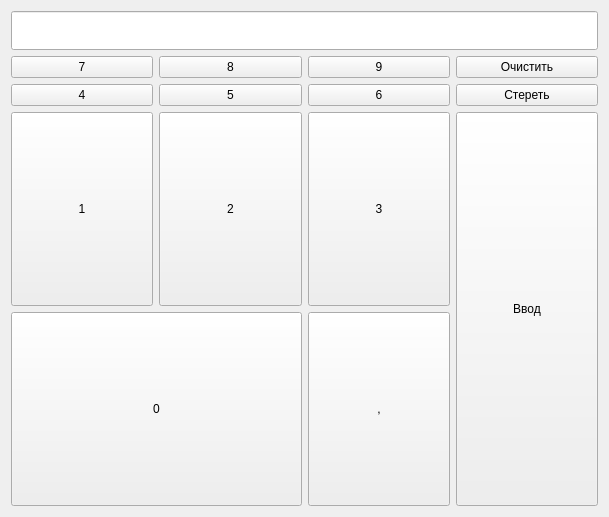
<?xml version="1.0" encoding="UTF-8"?>
<ui version="4.0">
 <class>priceInput</class>
 <widget class="QWidget" name="priceInput">
  <property name="geometry">
   <rect>
    <x>0</x>
    <y>0</y>
    <width>609</width>
    <height>517</height>
   </rect>
  </property>
  <property name="windowTitle">
   <string>Form</string>
  </property>
  <layout class="QGridLayout" name="gridLayout">
   <item row="1" column="0">
    <widget class="QPushButton" name="seven">
     <property name="sizePolicy">
      <sizepolicy hsizetype="Minimum" vsizetype="Minimum">
       <horstretch>0</horstretch>
       <verstretch>0</verstretch>
      </sizepolicy>
     </property>
     <property name="focusPolicy">
      <enum>Qt::NoFocus</enum>
     </property>
     <property name="styleSheet">
      <string notr="true">font: 36pt &quot;MS Shell Dlg 2&quot;;</string>
     </property>
     <property name="text">
      <string>7</string>
     </property>
    </widget>
   </item>
   <item row="1" column="1">
    <widget class="QPushButton" name="eight">
     <property name="sizePolicy">
      <sizepolicy hsizetype="Minimum" vsizetype="Minimum">
       <horstretch>0</horstretch>
       <verstretch>0</verstretch>
      </sizepolicy>
     </property>
     <property name="focusPolicy">
      <enum>Qt::NoFocus</enum>
     </property>
     <property name="styleSheet">
      <string notr="true">font: 36pt &quot;MS Shell Dlg 2&quot;;</string>
     </property>
     <property name="text">
      <string>8</string>
     </property>
    </widget>
   </item>
   <item row="1" column="2">
    <widget class="QPushButton" name="nine">
     <property name="sizePolicy">
      <sizepolicy hsizetype="Minimum" vsizetype="Minimum">
       <horstretch>0</horstretch>
       <verstretch>0</verstretch>
      </sizepolicy>
     </property>
     <property name="focusPolicy">
      <enum>Qt::NoFocus</enum>
     </property>
     <property name="styleSheet">
      <string notr="true">font: 36pt &quot;MS Shell Dlg 2&quot;;</string>
     </property>
     <property name="text">
      <string>9</string>
     </property>
    </widget>
   </item>
   <item row="2" column="0">
    <widget class="QPushButton" name="four">
     <property name="sizePolicy">
      <sizepolicy hsizetype="Minimum" vsizetype="Minimum">
       <horstretch>0</horstretch>
       <verstretch>0</verstretch>
      </sizepolicy>
     </property>
     <property name="focusPolicy">
      <enum>Qt::NoFocus</enum>
     </property>
     <property name="styleSheet">
      <string notr="true">font: 36pt &quot;MS Shell Dlg 2&quot;;</string>
     </property>
     <property name="text">
      <string>4</string>
     </property>
    </widget>
   </item>
   <item row="2" column="1">
    <widget class="QPushButton" name="five">
     <property name="sizePolicy">
      <sizepolicy hsizetype="Minimum" vsizetype="Minimum">
       <horstretch>0</horstretch>
       <verstretch>0</verstretch>
      </sizepolicy>
     </property>
     <property name="focusPolicy">
      <enum>Qt::NoFocus</enum>
     </property>
     <property name="styleSheet">
      <string notr="true">font: 36pt &quot;MS Shell Dlg 2&quot;;</string>
     </property>
     <property name="text">
      <string>5</string>
     </property>
    </widget>
   </item>
   <item row="2" column="2">
    <widget class="QPushButton" name="six">
     <property name="sizePolicy">
      <sizepolicy hsizetype="Minimum" vsizetype="Minimum">
       <horstretch>0</horstretch>
       <verstretch>0</verstretch>
      </sizepolicy>
     </property>
     <property name="focusPolicy">
      <enum>Qt::NoFocus</enum>
     </property>
     <property name="styleSheet">
      <string notr="true">font: 36pt &quot;MS Shell Dlg 2&quot;;</string>
     </property>
     <property name="text">
      <string>6</string>
     </property>
    </widget>
   </item>
   <item row="3" column="0">
    <widget class="QPushButton" name="one">
     <property name="sizePolicy">
      <sizepolicy hsizetype="Minimum" vsizetype="Minimum">
       <horstretch>0</horstretch>
       <verstretch>0</verstretch>
      </sizepolicy>
     </property>
     <property name="focusPolicy">
      <enum>Qt::NoFocus</enum>
     </property>
     <property name="styleSheet">
      <string notr="true">font: 36pt &quot;MS Shell Dlg 2&quot;;</string>
     </property>
     <property name="text">
      <string>1</string>
     </property>
    </widget>
   </item>
   <item row="3" column="1">
    <widget class="QPushButton" name="two2">
     <property name="sizePolicy">
      <sizepolicy hsizetype="Minimum" vsizetype="Minimum">
       <horstretch>0</horstretch>
       <verstretch>0</verstretch>
      </sizepolicy>
     </property>
     <property name="focusPolicy">
      <enum>Qt::NoFocus</enum>
     </property>
     <property name="styleSheet">
      <string notr="true">font: 36pt &quot;MS Shell Dlg 2&quot;;</string>
     </property>
     <property name="text">
      <string>2</string>
     </property>
    </widget>
   </item>
   <item row="3" column="2">
    <widget class="QPushButton" name="three">
     <property name="sizePolicy">
      <sizepolicy hsizetype="Minimum" vsizetype="Minimum">
       <horstretch>0</horstretch>
       <verstretch>0</verstretch>
      </sizepolicy>
     </property>
     <property name="focusPolicy">
      <enum>Qt::NoFocus</enum>
     </property>
     <property name="styleSheet">
      <string notr="true">font: 36pt &quot;MS Shell Dlg 2&quot;;</string>
     </property>
     <property name="text">
      <string>3</string>
     </property>
    </widget>
   </item>
   <item row="4" column="0" colspan="2">
    <widget class="QPushButton" name="zero">
     <property name="sizePolicy">
      <sizepolicy hsizetype="Minimum" vsizetype="Minimum">
       <horstretch>0</horstretch>
       <verstretch>0</verstretch>
      </sizepolicy>
     </property>
     <property name="focusPolicy">
      <enum>Qt::NoFocus</enum>
     </property>
     <property name="styleSheet">
      <string notr="true">font: 36pt &quot;MS Shell Dlg 2&quot;;</string>
     </property>
     <property name="text">
      <string>0</string>
     </property>
    </widget>
   </item>
   <item row="4" column="2">
    <widget class="QPushButton" name="dote">
     <property name="sizePolicy">
      <sizepolicy hsizetype="Minimum" vsizetype="Minimum">
       <horstretch>0</horstretch>
       <verstretch>0</verstretch>
      </sizepolicy>
     </property>
     <property name="focusPolicy">
      <enum>Qt::NoFocus</enum>
     </property>
     <property name="styleSheet">
      <string notr="true">font: 36pt &quot;MS Shell Dlg 2&quot;;</string>
     </property>
     <property name="text">
      <string>,</string>
     </property>
    </widget>
   </item>
   <item row="1" column="3">
    <widget class="QPushButton" name="clear">
     <property name="styleSheet">
      <string notr="true">font: 26pt &quot;MS Shell Dlg 2&quot;;</string>
     </property>
     <property name="text">
      <string>Очистить</string>
     </property>
    </widget>
   </item>
   <item row="2" column="3">
    <widget class="QPushButton" name="erase">
     <property name="styleSheet">
      <string notr="true">font: 26pt &quot;MS Shell Dlg 2&quot;;</string>
     </property>
     <property name="text">
      <string>Стереть</string>
     </property>
    </widget>
   </item>
   <item row="3" column="3" rowspan="2">
    <widget class="QPushButton" name="enter">
     <property name="sizePolicy">
      <sizepolicy hsizetype="Minimum" vsizetype="Minimum">
       <horstretch>0</horstretch>
       <verstretch>0</verstretch>
      </sizepolicy>
     </property>
     <property name="focusPolicy">
      <enum>Qt::NoFocus</enum>
     </property>
     <property name="whatsThis">
      <string>осуществлятся подтверждение операции</string>
     </property>
     <property name="styleSheet">
      <string notr="true">font: 26pt &quot;MS Shell Dlg 2&quot;;</string>
     </property>
     <property name="text">
      <string>Ввод</string>
     </property>
    </widget>
   </item>
   <item row="0" column="0" colspan="4">
    <widget class="QLineEdit" name="lineEdit">
     <property name="font">
      <font>
       <pointsize>20</pointsize>
      </font>
     </property>
    </widget>
   </item>
  </layout>
 </widget>
 <resources/>
 <connections/>
</ui>
